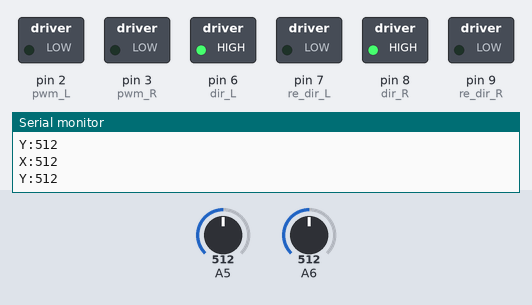
Bench run of a sketch on a simulated Arduino Nano, built with avr-gcc and run on an emulated ATmega328P. On the bench: switched loads named in the sketch (green lamp = pin HIGH), the last lines printed to the serial monitor. The inputs (shaded band) are chosen by the test bench; at power-on: A5 = 512, A6 = 512.

Above: at 1.8 s.
1.9 s: A5 set to 513
At 4.2 s:
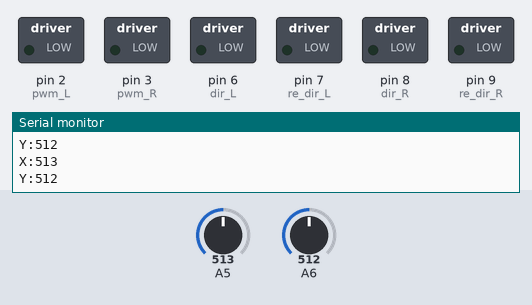
4.5 s: A6 set to 523
At 6.6 s:
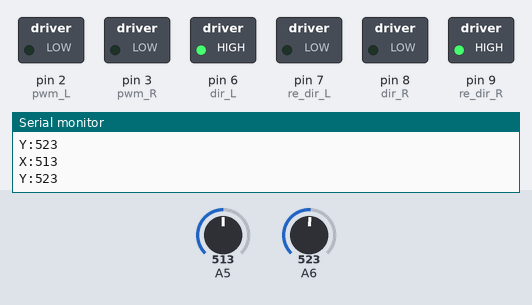
7.5 s: A6 set to 506
At 10.2 s:
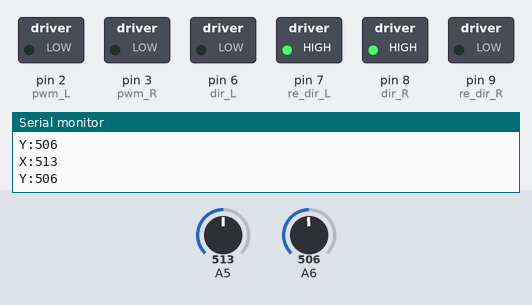
10.5 s: A5 set to 716
At 12.5 s:
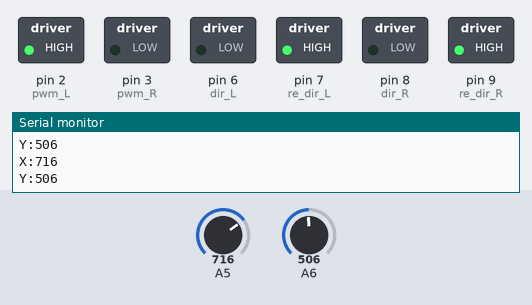
13.5 s: A6 set to 332
16.2 s: A6 set to 312
At 18.5 s:
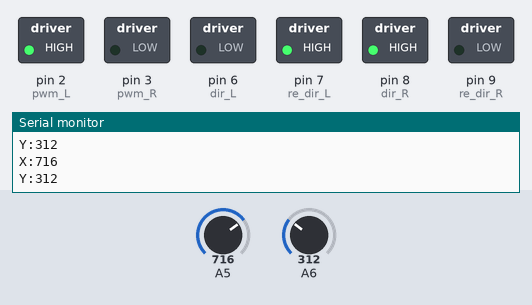
Timing chart, 0 to 20.0 s (numbered marks = the images above; inputs shaded):
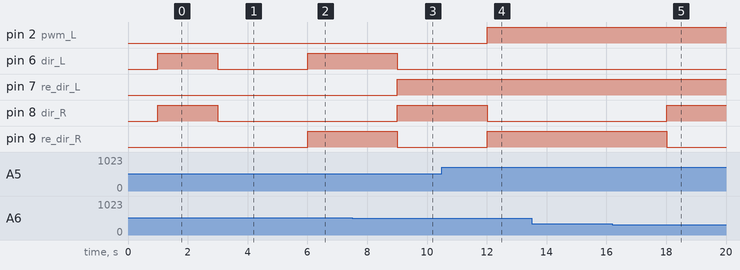

The sketch:

arduino_wheel.ino
```cpp
int pwm_L=2;      //PWM for motor Left in pin tidle 2
int pwm_R=3;      //PWM for motor Left in pin tidle 3
int dir_L=6;      //Positive output to Motor Left in pin digital 6
int re_dir_L=7;   //Negative output to Motor Left in pin digital 7
int dir_R=8;      //Positive output to Motor Right in pin digital 8
int re_dir_R=9;   //Negative output to Motor Right in pin digital 9
int mSpeedA=0;    //Speed for motor Left controlled by pwm_L
int mSpeedB=0;    //Speed for motor Left controlled by pwm_R
void setup() {
  pinMode(pwm_L,OUTPUT);
  pinMode(pwm_R, OUTPUT);
  pinMode(dir_L,OUTPUT);
  pinMode(re_dir_L,OUTPUT);
  pinMode(dir_R,OUTPUT);
  pinMode(re_dir_R,OUTPUT);
  Serial.begin(9600); // Initialize Serial port with baud rate 9600

}

void loop() {
  int X = analogRead(A5); // Read analog value from A5
  int Y = analogRead(A6); // Read analog value from A6
  Serial.print("X:");
  Serial.println(X,DEC);
  Serial.print("Y:");
  Serial.println(Y,DEC);
  delay(1000);
  //X Axis to move forward or backward
  if(X<513){ // Move Forward
    digitalWrite(dir_L,HIGH);
    digitalWrite(re_dir_L,LOW);
    digitalWrite(dir_R,HIGH);
    digitalWrite(re_dir_R,LOW);
    mSpeedA=map(X,513,255,0,255);
    mSpeedB=map(X,513,255,0,255);
  }
  else if(X>516){ //Move backward
    digitalWrite(dir_L,LOW);
    digitalWrite(re_dir_L,HIGH);
    digitalWrite(dir_R,LOW);
    digitalWrite(re_dir_R,HIGH);
    mSpeedA=map(X,516,777,0,255);
    mSpeedB=map(X,513,777,0,255);
  }
  else{ // Middle Stop
    digitalWrite(dir_L,LOW);
    digitalWrite(re_dir_L,LOW);
    digitalWrite(dir_R,LOW);
    digitalWrite(re_dir_R,LOW);
    mSpeedA=0;
    mSpeedB=0;
  }
  // Y Axis to turn left or right
  if(Y<511){  // Turn left, Motor Right move faster than Motor Left
    int ratio = map(Y,511,260,0,255);
    mSpeedA=mSpeedA-ratio;
    mSpeedB=mSpeedB+ratio;
    if(mSpeedA<0){
    digitalWrite(dir_L,LOW);
    digitalWrite(re_dir_L,HIGH);
    digitalWrite(dir_R,HIGH);
    digitalWrite(re_dir_R,LOW);
    }
  }
  if(Y>514){  // Turn right, Motor Left move faster than Motor Right
    int ratio = map(Y,514,773,0,255);
    mSpeedA=mSpeedA+ratio;
    mSpeedB=mSpeedB-ratio;
    if(mSpeedB<0){
    digitalWrite(dir_L,HIGH);
    digitalWrite(re_dir_L,LOW);
    digitalWrite(dir_R,LOW);
    digitalWrite(re_dir_R,HIGH);
    }
  }
  /*if(mSpeedA<50 && mSpeedB<50){   //Prevent low voltage for motors
    mSpeedA=0;
    mSpeedB=0;
  }*/
  analogWrite(pwm_L,mSpeedA);
  analogWrite(pwm_L,mSpeedB);
}
```

Measured:
- the behaviour switches between 512 and 513 on A5 (found by bisection; images 0 and 1)
- the behaviour switches between 515 and 516 on A6 (found by bisection; images 1 and 2)
- the behaviour switches between 319 and 318 on A6 (found by bisection; images 4 and 5)
- after the input at 1.9 s, pin 6 (dir_L), pin 8 (dir_R): HIGH → LOW after 1.1 s
- after the input at 4.5 s, pin 6 (dir_L), pin 9 (re_dir_R): LOW → HIGH after 1.5 s
- after the input at 7.5 s, pin 6 (dir_L), pin 9 (re_dir_R): HIGH → LOW after 1.5 s; pin 7 (re_dir_L), pin 8 (dir_R): LOW → HIGH after 1.5 s
- after the input at 10.5 s, pin 2 (pwm_L), pin 9 (re_dir_R): LOW → HIGH after 1.5 s; pin 8 (dir_R): HIGH → LOW after 1.5 s
- after the input at 16.2 s, pin 8 (dir_R): LOW → HIGH after 1.8 s; pin 9 (re_dir_R): HIGH → LOW after 1.8 s
